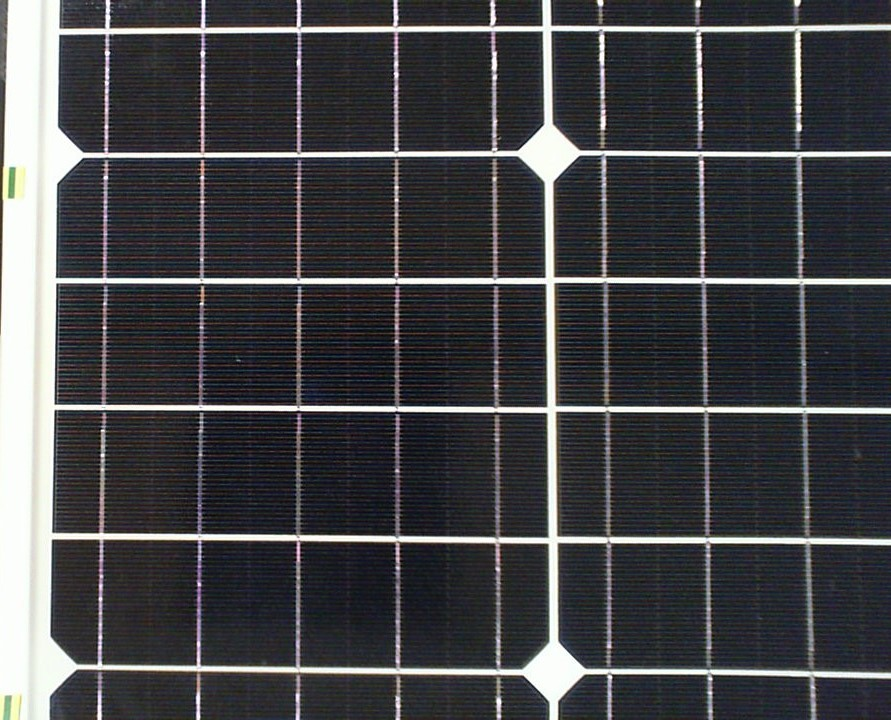
#> input picture Feature detection/6.jpg, 891 x 720 px, found by its file name
$ python SIFT.py
#> lines starting #> are read from the running program, lines starting #| are printed output that depends on the picture; after the words box and inside, x2 and y2 are one past the last pixel; in counts of white or black regions, pixels touching at a corner belong together
# Scale Invariant Feature Transform
import numpy as np
import cv2
from matplotlib import pyplot as plt

smallimage = r'C:\Users\User\Documents\University of Southampton\Year 4\GDP\GDP Software\imageStitching\Feature detection\1.jpg'
Fullimage = r'C:\Users\User\Documents\University of Southampton\Year 4\GDP\GDP Software\imageStitching\Feature detection\6.jpg'
Full = cv2.imread(Fullimage)  # trainImage
#> Full is the input picture: shape (720, 891, 3); mean B, G, R 71.5, 68.7, 68.3
Full = cv2.resize(Full, (1000, 1000))
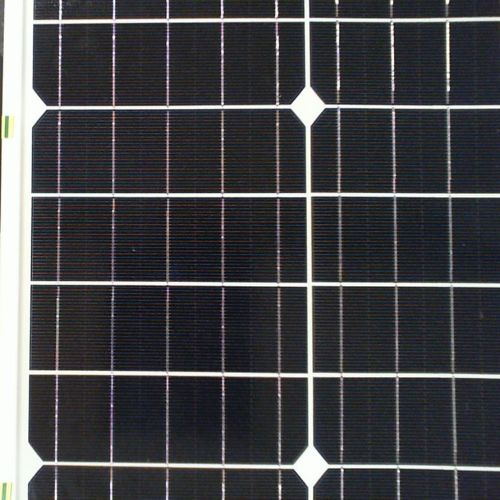
#> Full: shape (1000, 1000, 3) (shown at 1/2 size); mean B, G, R 71.4, 68.5, 68.1
small = cv2.imread(smallimage)  # trainImage
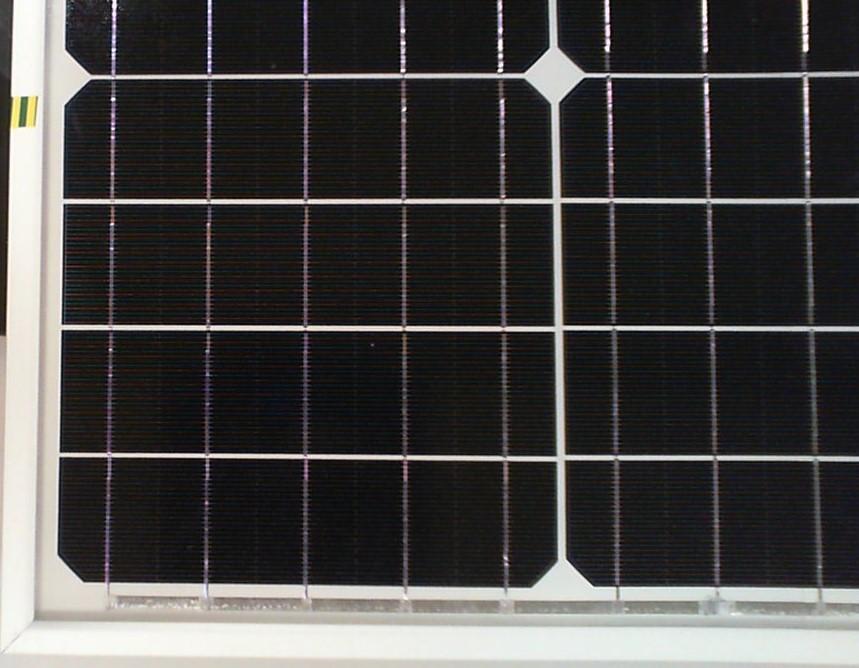
#> input picture Feature detection/1.jpg, 859 x 668 px, found by its file name
#> small is the input picture: shape (668, 859, 3); mean B, G, R 67.9, 69, 70.3
# small = cv2.resize(smallimage, (1000, 1000))
y = 0
x = 0
h = 1000
w = 500
crop = Full[y:y + h, x:x + w]
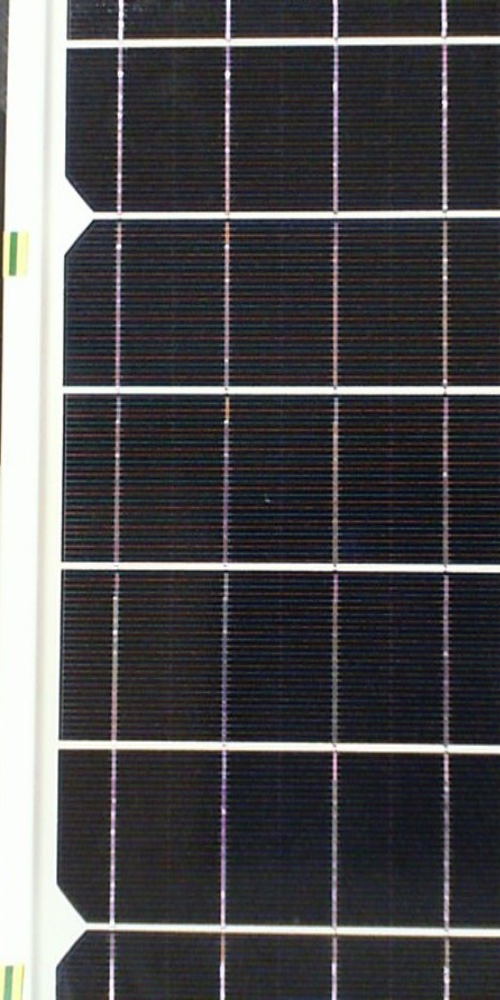
#> crop: shape (1000, 500, 3); mean B, G, R 79.3, 77.1, 77.9

# Start coordinate, here (5, 5)
# represents the top left corner of rectangle
start_point = (0, 0)

# Ending coordinate, here (220, 220)
# represents the bottom right corner of rectangle
end_point = (w, h)

# Blue color in BGR
color = (255, 0, 0)

# Line thickness of 2 px
thickness = 2

# Using cv2.rectangle() method
# Draw a rectangle with blue line borders of thickness of 2 px
Full = cv2.rectangle(Full, start_point, end_point, color, thickness)
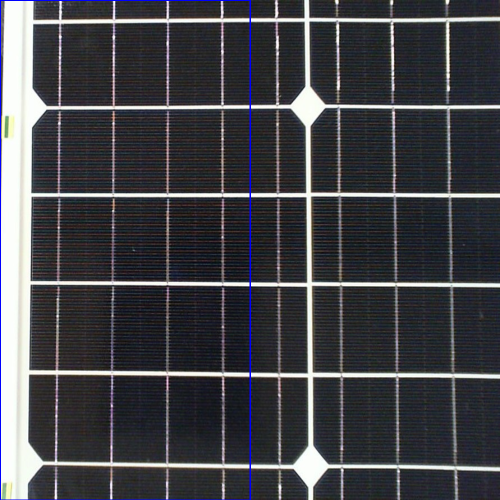
#> Full: shape (1000, 1000, 3) (shown at 1/2 size); 0.65% of pixels changed, all inside (x1, y1, x2, y2) = (0, 0, 502, 1000)

# Initiate SIFT detector
sift = cv2.SIFT_create()

# find the keypoints and descriptors with SIFT
keypoints_1, descriptors_1 = sift.detectAndCompute(small, None)
#> keypoints_1 = 3076 keypoints; strongest (x, y, size): (113, 99, 2.9), (403, 31, 3.5), (805, 48, 4.8), (607, 49, 3.9)
keypoints_2, descriptors_2 = sift.detectAndCompute(Full, None)
#> keypoints_2 = 6999 keypoints; strongest (x, y, size): (616, 213, 41.6), (621, 932, 42.5), (228, 4, 3.3), (493, 568, 6.6)
print(len(keypoints_1), len(keypoints_2))
#| 3076 6999

bf = cv2.BFMatcher(cv2.NORM_L1, crossCheck=True)

matches = bf.match(descriptors_1, descriptors_2)
#> matches = 864 matches
matches = sorted(matches, key=lambda x: x.distance)

img3 = cv2.drawMatches(crop,
                       keypoints_1,
                       Full,
                       keypoints_2,
                       matches[:50],
                       Full,
                       flags=2)
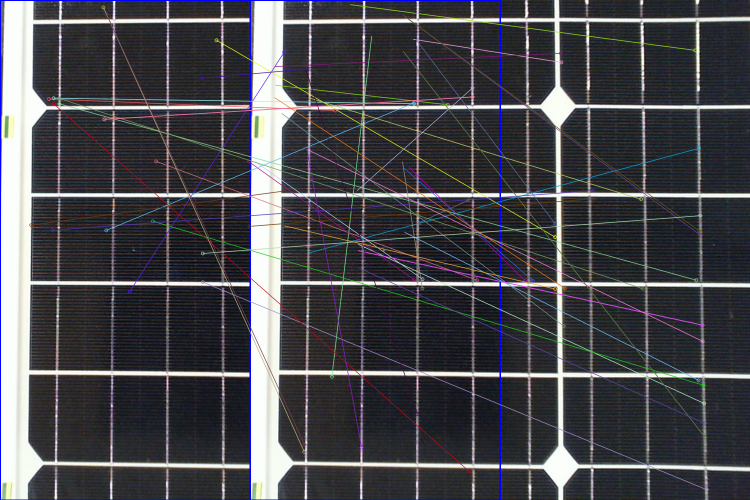
#> img3: shape (1000, 1500, 3) (shown at 1/2 size); mean B, G, R 77, 72.6, 72.9
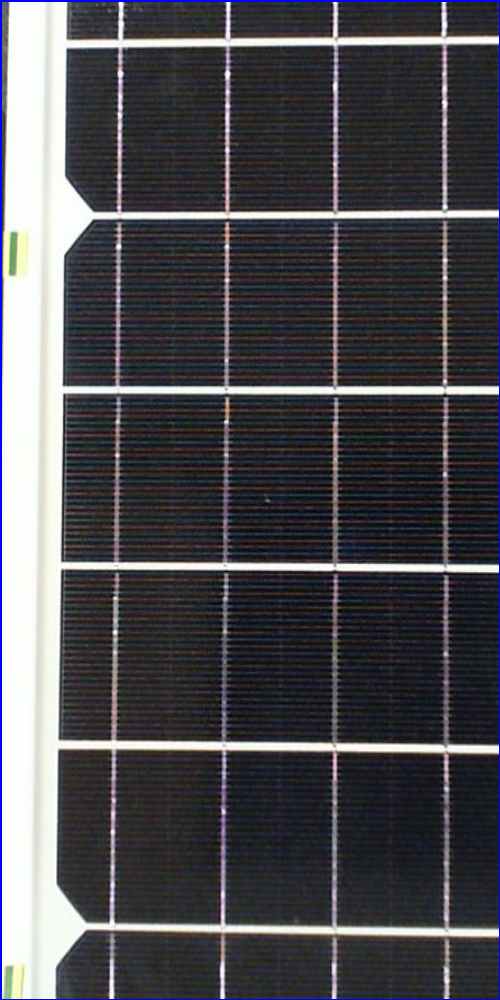
#> crop: shape (1000, 500, 3); 0.9% of pixels changed, all inside (x1, y1, x2, y2) = (0, 0, 500, 1000)
plt.imshow(img3), plt.show()
